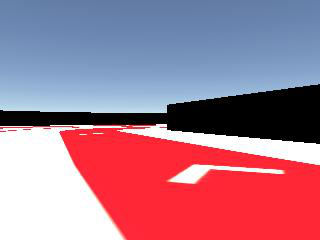
#> input picture examples/opencv/image_sample_01.png, 320 x 240 px
$ python opencv_lab04_sky_roi_select.py
#> lines starting #> are read from the running program, lines starting #| are printed output that depends on the picture; after the words box and inside, x2 and y2 are one past the last pixel; in counts of white or black regions, pixels touching at a corner belong together
import cv2
import numpy as np

if __name__ == '__main__':
    img_bgr = cv2.imread('image_sample_01.png')
#> img_bgr is the input picture: shape (240, 320, 3); mean B, G, R 143, 122.1, 168.8
    img_hsv = cv2.cvtColor(img_bgr, cv2.COLOR_BGR2HSV)
#> img_hsv: shape (240, 320, 3); mean H, S, V 102.6, 109.9, 198

    sky_mask = cv2.inRange(img_hsv, (100,40,120), (120,255,255))
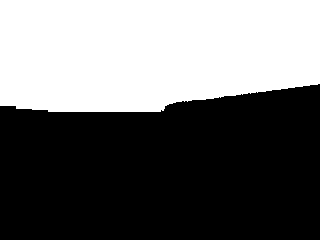
#> sky_mask: shape (240, 320); 42.9% white; 1 white region, box (x1, y1, x2, y2) and area: (0, 0, 320, 112) 32929

    mask = np.repeat(sky_mask[:, :, np.newaxis], 3, axis=2)

    img_masked = img_bgr.copy()
    img_masked[mask == 0] = 0
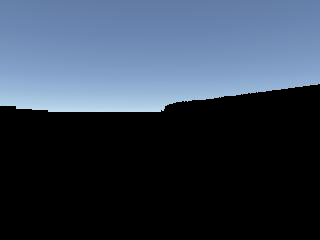
#> img_masked: shape (240, 320, 3); mean B, G, R 81.7, 65, 53

    cv2.namedWindow('original')
    cv2.imshow('original', img_bgr)

    cv2.namedWindow('img_masked')
    cv2.imshow('img_masked', img_masked)
    cv2.waitKey()

$ run again, with examples/opencv/image_sample_02.png copied over examples/opencv/image_sample_01.png
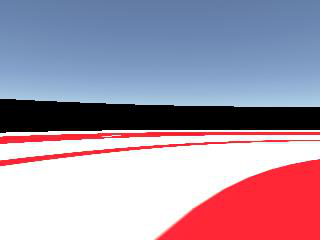
#> input picture examples/opencv/image_sample_02.png, 320 x 240 px
#> img_bgr is the input picture: shape (240, 320, 3); mean B, G, R 170.6, 151.6, 168.9
#> img_hsv: shape (240, 320, 3); mean H, S, V 82.9, 80.1, 198.6
#> `sky_mask = cv2.inRange(img_hsv, (100,40,120), (120,255,255))`:
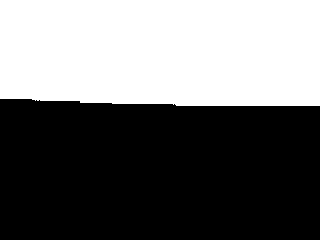
#> sky_mask: shape (240, 320); 43.3% white; 1 white region, box (x1, y1, x2, y2) and area: (0, 0, 320, 106) 33229
#> `img_masked[mask == 0] = 0`:
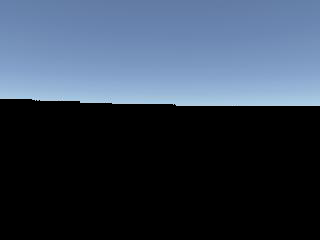
#> img_masked: shape (240, 320, 3); mean B, G, R 82.4, 65.6, 53.3

$ run again, with examples/opencv/image_sample_03.png copied over examples/opencv/image_sample_01.png
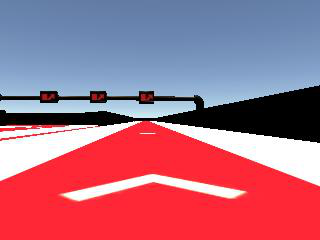
#> input picture examples/opencv/image_sample_03.png, 320 x 240 px
#> img_bgr is the input picture: shape (240, 320, 3); mean B, G, R 130.8, 109.1, 171.8
#> img_hsv: shape (240, 320, 3); mean H, S, V 117.4, 126.8, 200.9
#> `sky_mask = cv2.inRange(img_hsv, (100,40,120), (120,255,255))`:
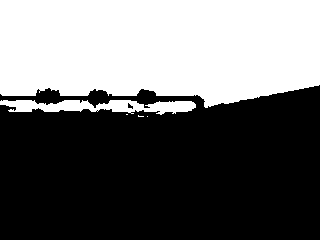
#> sky_mask: shape (240, 320); 42% white; 5 white regions (3 under 20 px), largest, box (x1, y1, x2, y2) and area: (0, 0, 320, 108) 30448, (0, 100, 196, 115) 1778
#> `img_masked[mask == 0] = 0`:
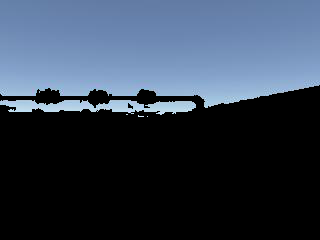
#> img_masked: shape (240, 320, 3); mean B, G, R 79.7, 63.3, 51.5

$ run again, with examples/opencv/image_sample_04.png copied over examples/opencv/image_sample_01.png
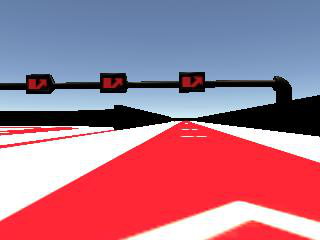
#> input picture examples/opencv/image_sample_04.png, 320 x 240 px
#> img_bgr is the input picture: shape (240, 320, 3); mean B, G, R 138.7, 118.7, 171.8
#> img_hsv: shape (240, 320, 3); mean H, S, V 110.3, 119.3, 199.7
#> `sky_mask = cv2.inRange(img_hsv, (100,40,120), (120,255,255))`:
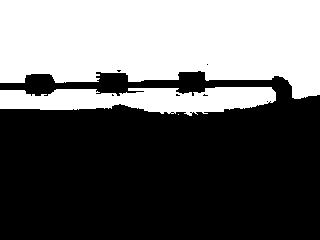
#> sky_mask: shape (240, 320); 40.4% white; 3 white regions (1 under 20 px), largest, box (x1, y1, x2, y2) and area: (0, 0, 320, 99) 25678, (0, 87, 276, 116) 5334
#> `img_masked[mask == 0] = 0`:
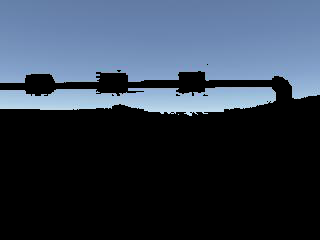
#> img_masked: shape (240, 320, 3); mean B, G, R 76.6, 61.1, 49.9
